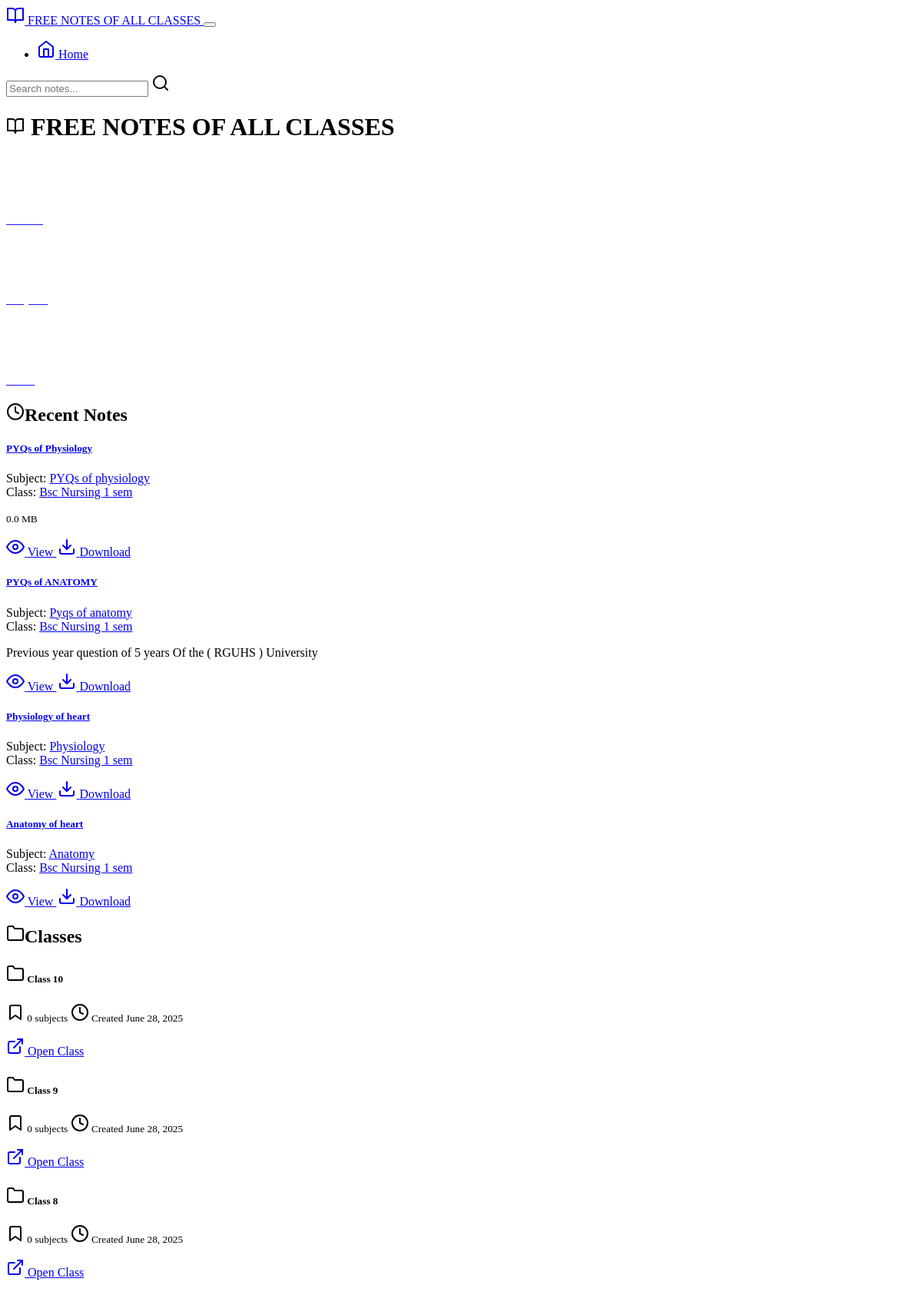
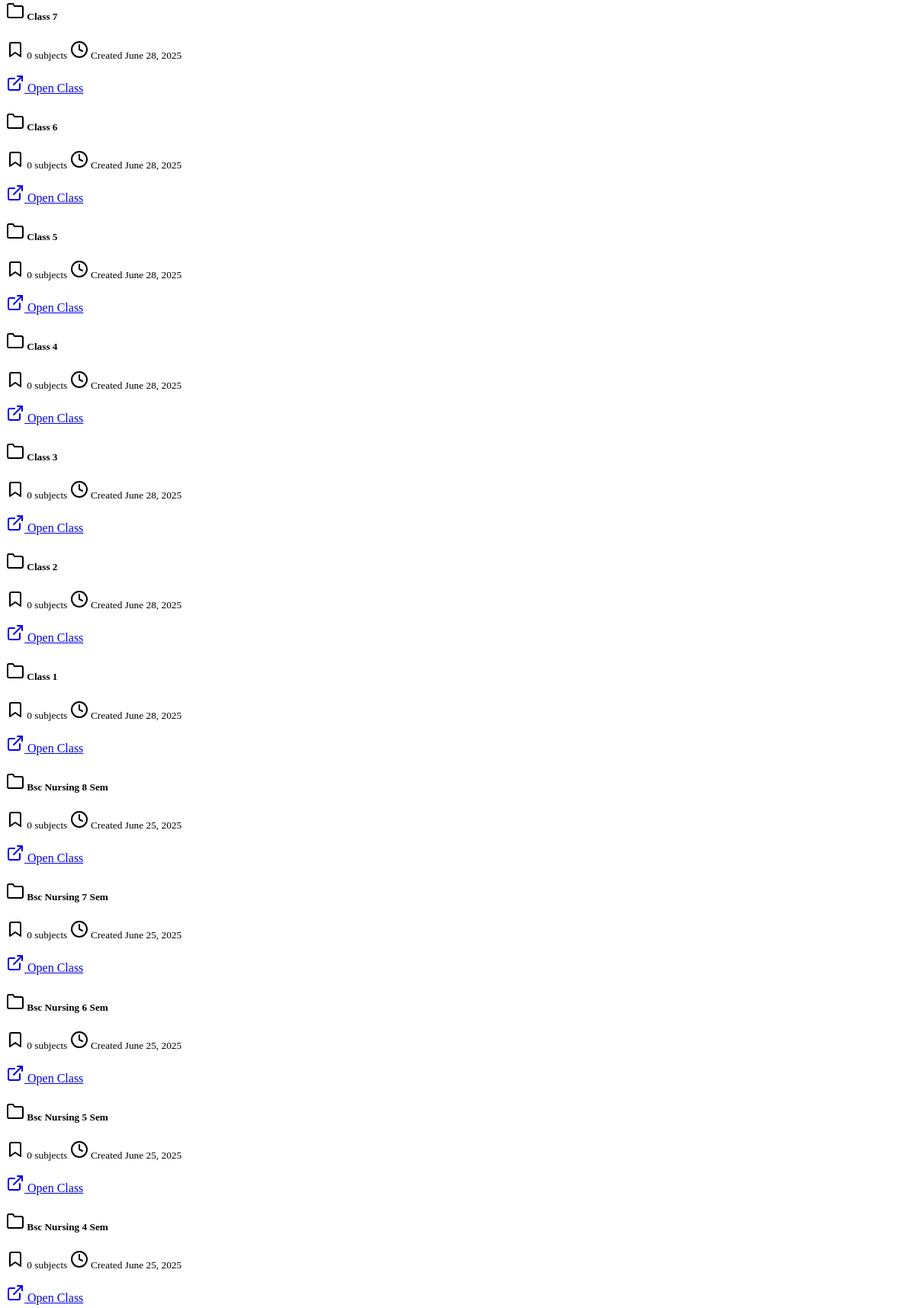
The page / (upper part) on the database its author committed (2 pictures, top to bottom).
### main/models.py (models this page shows, shortened)
class Note(models.Model):
    title = models.CharField(max_length=200)
    file = models.FileField(upload_to='notes/', blank=True, null=True)
    file_size = models.BigIntegerField(null=True, blank=True)# This handles path, name, size
    subject = models.ForeignKey('Subject', on_delete=models.CASCADE, related_name="notes")
    description = models.TextField(blank=True)
    uploaded_at = models.DateTimeField(default=timezone.now)

class Subject(models.Model):
    name = models.CharField(max_length=100)
    description = models.TextField(blank=True)
    class_ref = models.ForeignKey(Class, on_delete=models.CASCADE, related_name="subjects")
    created_at = models.DateTimeField(default=timezone.now)

class Class(models.Model):
    name = models.CharField(max_length=100)
    description = models.TextField(blank=True)
    created_at = models.DateTimeField(default=timezone.now)

### main/views.py (the view, shortened to what this page needs)
# urls.py: path('', views.index, name='index'),
def index(request):
    query = request.GET.get("q", "")
    classes = Class.objects.all().order_by("-created_at")
    notes = Note.objects.all().order_by("-uploaded_at")[:6]
    return render(request, "index.html", {
        "classes": classes,
        "recent_notes": notes,
    })

### templates/index.html (shortened to what this page needs)
{% extends "base.html" %}
{% block content %}
<div class="row">
    <div class="col-12">
        <div class="d-flex justify-content-between align-items-center mb-4">
            <h1>
                <i data-feather="book-open" class="me-2"></i>
                {% if search_query %}
                    Search Results for "{{ search_query }}"
                {% else %}
                 FREE NOTES OF ALL CLASSES
                {% endif %}
            </h1>
        </div>
    </div>
</div>
{% if search_query %}
    {% if search_results %}
        {% if search_results.notes %}
            <div class="mb-5">
                <h3><i data-feather="file-text" class="me-2"></i>Notes ({{ search_results.notes|length }})</h3>
                <div class="row">
                    {% for note in search_results.notes %}
                        <div class="col-md-6 col-lg-4 mb-3">
                            <div class="card h-100">
                                <div class="card-body">
                                    <h5 class="card-title">{{ note.title }}</h5>
                                    <p class="card-text text-muted">
                                        <small>
                                            <i data-feather="folder" class="me-1"></i>
                                            {{ note.subject.class_ref.name }} → {{ note.subject.name }}
                                        </small>
                                    </p>
                                    {% if note.description %}
                                        <p class="card-text">{{ note.description|truncatechars:100 }}</p>
                                    {% endif %}
                                    <p class="card-text">
                                        <small class="text-muted">
                                            <i data-feather="clock" class="me-1"></i>
                                            {{ note.uploaded_at|date:"F d, Y \\a\\t h:i A" }}
                                        </small>
                                    </p>
                                </div>
                                <div class="card-footer bg-transparent">
                                    <div class="btn-group w-100">
                                        <a href="{% url 'view_pdf' note.id %}" class="btn btn-primary btn-sm">
                                            <i data-feather="eye" class="me-1"></i> View
                                        </a>
                                        <a href="{% url 'download_pdf' note.id %}" class="btn btn-secondary btn-sm">
                                            <i data-feather="download" class="me-1"></i> Download
                                        </a>
                                    </div>
                                </div>
                            </div>
                        </div>
                    {% endfor %}
                </div>
            </div>
        {% endif %}
        {% if search_results.subjects %}
            <div class="mb-5">
                <h3><i data-feather="bookmark" class="me-2"></i>Subjects ({{ search_results.subjects|length }})</h3>
                <div class="row">
                    {% for subject in search_results.subjects %}
                        <div class="col-md-6 col-lg-4 mb-3">
                            <div class="card">
                                <div class="card-body">
                                    <h5 class="card-title">{{ subject.name }}</h5>
                                    <p class="card-text text-muted">
                                        <small>
                                            <i data-feather="folder" class="me-1"></i>
                                            {{ subject.class_ref.name }}
                                        </small>
                                    </p>
                                    {% if subject.description %}
                                        <p class="card-text">{{ subject.description|truncatechars:100 }}</p>
                                    {% endif %}
                                    <p class="card-text">
                                        <small class="text-muted">
                                            <i data-feather="file-text" class="me-1"></i>
                                            {{ subject.notes|length }} notes
                                        </small>
                                    </p>
                                </div>
                                <div class="card-footer bg-transparent">
                                    <a href="{% url 'subject_detail' subject.id %}" class="btn btn-primary btn-sm w-100">
                                        <i data-feather="arrow-right" class="me-1"></i> View Subject
                                    </a>
                                </div>
                            </div>
                        </div>
                    {% endfor %}
                </div>
            </div>
        {% endif %}
        {% if search_results.classes %}
            <div class="mb-5">
                <h3><i data-feather="folder" class="me-2"></i>Classes ({{ search_results.classes|length }})</h3>
                <div class="row">
                    {% for class in search_results.classes %}
                        <div class="col-md-6 col-lg-4 mb-3">
                            <div class="card">
                                <div class="card-body">
                                    <h5 class="card-title">{{ class.name }}</h5>
                                    {% if class.description %}
                                        <p class="card-text">{{ class.description|truncatechars:100 }}</p>
                                    {% endif %}
                                    <p class="card-text">
                                        <small class="text-muted">
                                            <i data-feather="bookmark" class="me-1"></i>
                                            {{ class.subjects|length }} subjects
                                        </small>
                                    </p>
                                </div>
                                <div class="card-footer bg-transparent">
                                    <a href="{% url 'class_detail' class.id %}" class="btn btn-primary btn-sm w-100">
                                        <i data-feather="arrow-right" class="me-1"></i> View Class
                                    </a>
                                </div>
                            </div>
                        </div>
                    {% endfor %}
                </div>
            </div>
        {% endif %}
        {% if not search_results.notes and not search_results.subjects and not search_results.classes %}
            <div class="text-center py-5">
                <i data-feather="search" style="width: 64px; height: 64px;" class="text-muted mb-3"></i>
                <h3 class="text-muted">No results found</h3>
                <p class="text-muted">Try searching with different keywords</p>
                <a href="{% url 'index' %}" class="btn btn-primary">
                    <i data-feather="home" class="me-1"></i> Back to Home
                </a>
            </div>
        {% endif %}
    {% endif %}
{% else %}
    <div class="row mb-5">
        <div class="col-md-4">
            <a href="{% url 'class_list' %}" class="text-decoration-none">
            <div class="card bg-primary">
                <div class="card-body text-center text-white">
                    <i data-feather="folder" class="mb-2" style="width: 48px; height: 48px;"></i>
                    <p class="card-text">Classes</p>
                </div>
            </div>
            </a>
        </div>
        <div class="col-md-4">
            <a href="{% url 'subject_list' %}" class="text-decoration-none">
            <div class="card bg-info">
                <div class="card-body text-center text-white">
                    <i data-feather="bookmark" class="mb-2" style="width: 48px; height: 48px;"></i>
                    <p class="card-text">Subjects</p>
                </div>
            </div>
            </a>
        </div>
        <div class="col-md-4">
            <a href= "{% url 'notes_list' %}" class="text-decoration-none">
            <div class="card bg-success">
                <div class="card-body text-center text-white">
                    <i data-feather="file-text" class="mb-2" style="width: 48px; height: 48px;"></i>
                    <p class="card-text">Notes</p>
                </div>
            </div>
            </a>
        </div>
    </div>
    {% if recent_notes %}
        <div class="mb-5">
            <h2><i data-feather="clock" class="me-2"></i>Recent Notes</h2>
            <div class="row">
                {% for note in recent_notes %}
                    <div class="col-md-6 col-lg-4 mb-4">
                        <div class="card h-100">
                            <div class="card-body">
                                <h5 class="card-title">
                                    <a href="{% url 'view_pdf' note.id %}" class="text-decoration-none">{{ note.title }}</a>
                                </h5>
                                <p class="card-text text-muted small mb-2">
                                    Subject: <a href="{% url 'subject_detail' note.subject.id %}" class="text-decoration-none">{{ note.subject.name }}</a><br>
                                    Class: <a href="{% url 'class_detail' note.subject.class_ref.id %}" class="text-decoration-none">{{ note.subject.class_ref.name }}</a>
                                </p>
                                {% if note.description %}
                                    <p class="card-text">{{ note.description|truncatechars:100 }}</p>
                                {% endif %}
                                <p class="card-text">
                                    <small class="text-muted">
                                        {% if note.file_size %}
    {{ note.file_size|floatformat:0|divisibleby:1048576|floatformat:1 }} MB
{% endif %}
                                    </small>
                                </p>
                            </div>
                            <div class="card-footer bg-transparent">
                                <div class="btn-group w-100">
                                    <a href="{% url 'view_pdf' note.id %}" class="btn btn-primary">
                                        <i data-feather="eye" class="me-1"></i> View
                                    </a>
                                    <a href="{% url 'download_pdf' note.id %}" class="btn btn-secondary">
                                        <i data-feather="download" class="me-1"></i> Download
                                    </a>
                                </div>
                            </div>
                        </div>
                    </div>
                {% endfor %}
            </div>
        </div>
    {% endif %}
    <div class="d-flex justify-content-between align-items-center mb-3">
        <h2><i data-feather="folder" class="me-2"></i>Classes</h2>
    </div>
    {% if classes %}
        <div class="row">
            {% for class in classes %}
                <div class="col-md-6 col-lg-4 mb-4">
                    <div class="card h-100">
                        <div class="card-body">
                            <h5 class="card-title">
                                <i data-feather="folder" class="me-2"></i> {{ class.name }}
                            </h5>
                            <p class="card-text">
                                <small class="text-muted">
                                    <i data-feather="bookmark" class="me-1"></i>
                                    {{ class.subjects|length }} subject{{ class.subjects|length|pluralize }}
                                    <i data-feather="clock" class="ms-2 me-1"></i>
                                    Created {{ class.created_at|date:"F d, Y" }}
                                </small>
                            </p>
                        </div>
                        <div class="card-footer bg-transparent">
                            <div class="btn-group w-100">
                                <a href="{% url 'class_detail' class.id %}" class="btn btn-primary">
                                    <i data-feather="external-link" class="me-1"></i> Open Class
                                </a>
                            </div>
                        </div>
                    </div>
                </div>
            {% endfor %}
        </div>
    {% endif %}
{% endif %}
{% endblock %}

### static/css/style.css (style rules this page uses)
* { transition: all 0.2s ease-in-out; }
.card { border-radius: 0.5rem; }
.btn-group .btn { border-radius: 0.375rem; margin-right: 2px; }
.btn-group .btn:last-child { margin-right: 0; }
.card.bg-primary, .card.bg-info, .card.bg-success { color: white; }
.card.bg-primary .card-text, .card.bg-info .card-text, .card.bg-success .card-text { opacity: 0.9; }
html, body { height: 100%; }
body { display: flex; flex-direction: column; }

### rows shown on the page
Note: title "PYQs of Physiology", subject.name "PYQs of physiology", subject.class_ref.name "Bsc Nursing 1 sem", file_size|divisibleby "0.0"
Note: title "PYQs of ANATOMY", subject.name "Pyqs of anatomy", subject.class_ref.name "Bsc Nursing 1 sem", description "Previous year question of 5 years Of the ( RGUHS ) University"
Note: title "Physiology of heart", subject.name "Physiology", subject.class_ref.name "Bsc Nursing 1 sem"
Note: title "Anatomy of heart", subject.name "Anatomy", subject.class_ref.name "Bsc Nursing 1 sem"
Class: name "Class 10", subjects|length "0", created_at "June 28, 2025"
Class: name "Class 9", subjects|length "0", created_at "June 28, 2025"
Class: name "Class 8", subjects|length "0", created_at "June 28, 2025"
Class: name "Class 7", subjects|length "0", created_at "June 28, 2025"
Class: name "Class 6", subjects|length "0", created_at "June 28, 2025"
Class: name "Class 5", subjects|length "0", created_at "June 28, 2025"
Class: name "Class 4", subjects|length "0", created_at "June 28, 2025"
Class: name "Class 3", subjects|length "0", created_at "June 28, 2025"
Class: name "Class 2", subjects|length "0", created_at "June 28, 2025"
Class: name "Class 1", subjects|length "0", created_at "June 28, 2025"
Class: name "Bsc Nursing 8 Sem", subjects|length "0", created_at "June 25, 2025"
Class: name "Bsc Nursing 7 Sem", subjects|length "0", created_at "June 25, 2025"
Class: name "Bsc Nursing 6 Sem", subjects|length "0", created_at "June 25, 2025"
Class: name "Bsc Nursing 5 Sem", subjects|length "0", created_at "June 25, 2025"
Class: name "Bsc Nursing 4 Sem", subjects|length "0", created_at "June 25, 2025"
